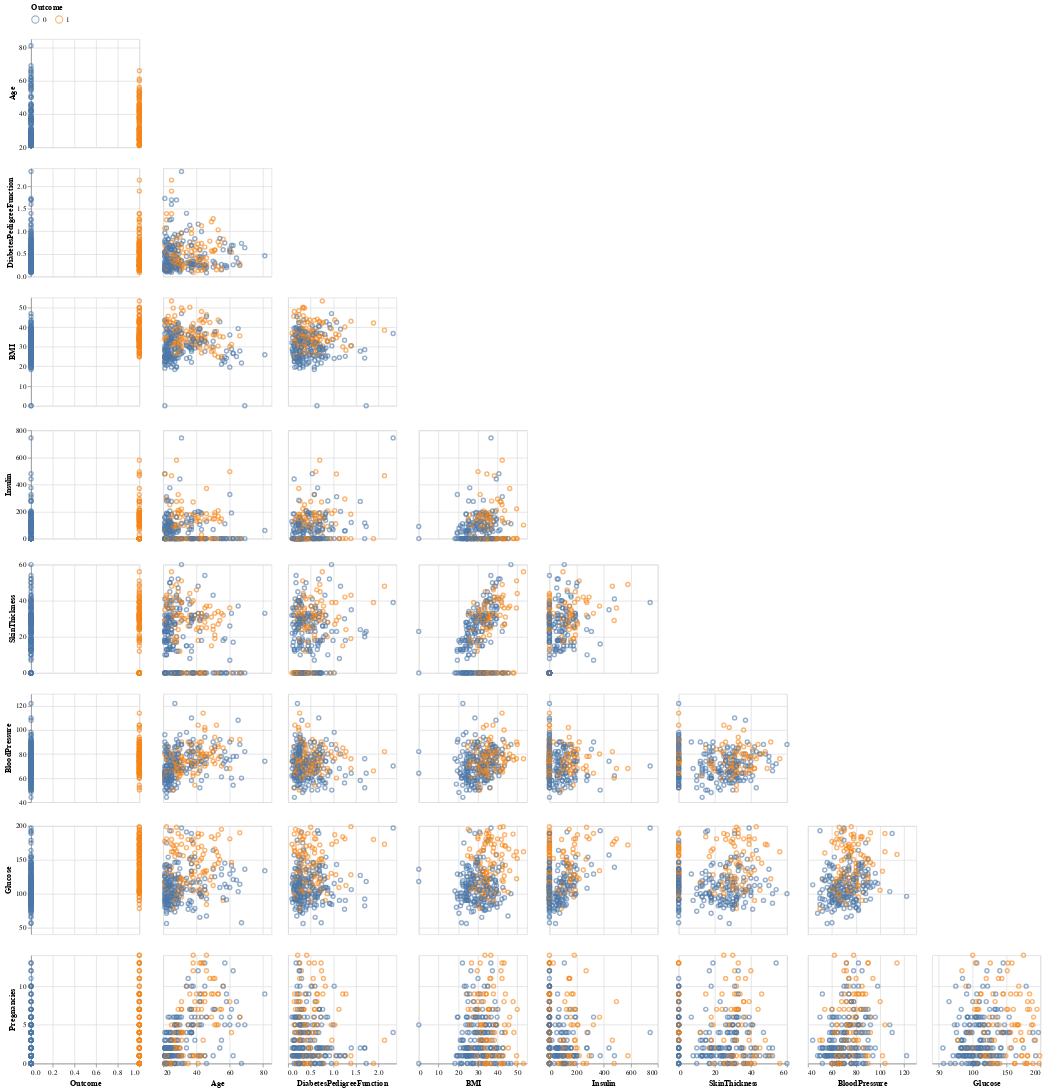

Notebook code for this chart:
### Markdown cell above
Figure 2 shows the correlation between all of the respective features. The main reasoning to analyze this is to see if there is any multicollinearity between any of the features which cou;d be problamatic when conducting a Logistic Regression. We see that highest level of correlation is between Age and Pregnancies (0.62 via Spearman, and 0.56 by Pearson). Since this is below the threshold of 0.7, we can conclude that all features' coefficients are suitable and will not cause any multicollinearity in our model.

### Code cell
# Visualize relationships
aly.pair(train_df[features].sample(300), color='Outcome:N')

### Figure 1 — Vega-Lite specification as saved in the notebook (floating-point values rounded to 4 significant figures; data arrays with more than 128 entries replaced by an {"elided": "..."} marker saying what was removed)
{"config": {"view": {"continuousWidth": 300, "continuousHeight": 300}}, "vconcat": [{"hconcat": [{"mark": {"type": "point"}, "encoding": {"color": {"condition": {"param": "param_2", "field": "Outcome", "legend": {"orient": "top"}, "type": "nominal"}, "value": "lightgrey"}, "opacity": {"condition": {"param": "param_3", "value": 0.6}, "value": 0.1}, "tooltip": {"field": "", "type": "quantitative"}, "x": {"axis": {"domain": false, "labels": false, "ticks": false, "title": ""}, "bin": false, "field": "Outcome", "scale": {"zero": false}, "type": "quantitative"}, "y": {"bin": false, "field": "Age", "scale": {"zero": false}, "type": "quantitative"}}, "height": 150, "name": "view_1", "width": 150}]}, {"hconcat": [{"mark": {"type": "point"}, "encoding": {"color": {"condition": {"param": "param_2", "field": "Outcome", "legend": {"orient": "top"}, "type": "nominal"}, "value": "lightgrey"}, "opacity": {"condition": {"param": "param_3", "value": 0.6}, "value": 0.1}, "tooltip": {"field": "", "type": "quantitative"}, "x": {"axis": {"domain": false, "labels": false, "ticks": false, "title": ""}, "bin": false, "field": "Outcome", "scale": {"zero": false}, "type": "quantitative"}, "y": {"bin": false, "field": "DiabetesPedigreeFunction", "scale": {"zero": false}, "type": "quantitative"}}, "height": 150, "name": "view_2", "width": 150}, {"mark": {"type": "point"}, "encoding": {"color": {"condition": {"param": "param_2", "field": "Outcome", "legend": {"orient": "top"}, "type": "nominal"}, "value": "lightgrey"}, "opacity": {"condition": {"param": "param_3", "value": 0.6}, "value": 0.1}, "tooltip": {"field": "", "type": "quantitative"}, "x": {"axis": {"domain": false, "labels": false, "ticks": false, "title": ""}, "bin": false, "field": "Age", "scale": {"zero": false}, "type": "quantitative"}, "y": {"axis": {"domain": false, "labels": false, "ticks": false, "title": ""}, "bin": false, "field": "DiabetesPedigreeFunction", "scale": {"zero": false}, "type": "quantitative"}}, "height": 150, "name": "view_3", "width": 150}]}, {"hconcat": [{"mark": {"type": "point"}, "encoding": {"color": {"condition": {"param": "param_2", "field": "Outcome", "legend": {"orient": "top"}, "type": "nominal"}, "value": "lightgrey"}, "opacity": {"condition": {"param": "param_3", "value": 0.6}, "value": 0.1}, "tooltip": {"field": "", "type": "quantitative"}, "x": {"axis": {"domain": false, "labels": false, "ticks": false, "title": ""}, "bin": false, "field": "Outcome", "scale": {"zero": false}, "type": "quantitative"}, "y": {"bin": false, "field": "BMI", "scale": {"zero": false}, "type": "quantitative"}}, "height": 150, "name": "view_4", "width": 150}, {"mark": {"type": "point"}, "encoding": {"color": {"condition": {"param": "param_2", "field": "Outcome", "legend": {"orient": "top"}, "type": "nominal"}, "value": "lightgrey"}, "opacity": {"condition": {"param": "param_3", "value": 0.6}, "value": 0.1}, "tooltip": {"field": "", "type": "quantitative"}, "x": {"axis": {"domain": false, "labels": false, "ticks": false, "title": ""}, "bin": false, "field": "Age", "scale": {"zero": false}, "type": "quantitative"}, "y": {"axis": {"domain": false, "labels": false, "ticks": false, "title": ""}, "bin": false, "field": "BMI", "scale": {"zero": false}, "type": "quantitative"}}, "height": 150, "name": "view_5", "width": 150}, {"mark": {"type": "point"}, "encoding": {"color": {"condition": {"param": "param_2", "field": "Outcome", "legend": {"orient": "top"}, "type": "nominal"}, "value": "lightgrey"}, "opacity": {"condition": {"param": "param_3", "value": 0.6}, "value": 0.1}, "tooltip": {"field": "", "type": "quantitative"}, "x": {"axis": {"domain": false, "labels": false, "ticks": false, "title": ""}, "bin": false, "field": "DiabetesPedigreeFunction", "scale": {"zero": false}, "type": "quantitative"}, "y": {"axis": {"domain": false, "labels": false, "ticks": false, "title": ""}, "bin": false, "field": "BMI", "scale": {"zero": false}, "type": "quantitative"}}, "height": 150, "name": "view_6", "width": 150}]}, {"hconcat": [{"mark": {"type": "point"}, "encoding": {"color": {"condition": {"param": "param_2", "field": "Outcome", "legend": {"orient": "top"}, "type": "nominal"}, "value": "lightgrey"}, "opacity": {"condition": {"param": "param_3", "value": 0.6}, "value": 0.1}, "tooltip": {"field": "", "type": "quantitative"}, "x": {"axis": {"domain": false, "labels": false, "ticks": false, "title": ""}, "bin": false, "field": "Outcome", "scale": {"zero": false}, "type": "quantitative"}, "y": {"bin": false, "field": "Insulin", "scale": {"zero": false}, "type": "quantitative"}}, "height": 150, "name": "view_7", "width": 150}, {"mark": {"type": "point"}, "encoding": {"color": {"condition": {"param": "param_2", "field": "Outcome", "legend": {"orient": "top"}, "type": "nominal"}, "value": "lightgrey"}, "opacity": {"condition": {"param": "param_3", "value": 0.6}, "value": 0.1}, "tooltip": {"field": "", "type": "quantitative"}, "x": {"axis": {"domain": false, "labels": false, "ticks": false, "title": ""}, "bin": false, "field": "Age", "scale": {"zero": false}, "type": "quantitative"}, "y": {"axis": {"domain": false, "labels": false, "ticks": false, "title": ""}, "bin": false, "field": "Insulin", "scale": {"zero": false}, "type": "quantitative"}}, "height": 150, "name": "view_8", "width": 150}, {"mark": {"type": "point"}, "encoding": {"color": {"condition": {"param": "param_2", "field": "Outcome", "legend": {"orient": "top"}, "type": "nominal"}, "value": "lightgrey"}, "opacity": {"condition": {"param": "param_3", "value": 0.6}, "value": 0.1}, "tooltip": {"field": "", "type": "quantitative"}, "x": {"axis": {"domain": false, "labels": false, "ticks": false, "title": ""}, "bin": false, "field": "DiabetesPedigreeFunction", "scale": {"zero": false}, "type": "quantitative"}, "y": {"axis": {"domain": false, "labels": false, "ticks": false, "title": ""}, "bin": false, "field": "Insulin", "scale": {"zero": false}, "type": "quantitative"}}, "height": 150, "name": "view_9", "width": 150}, {"mark": {"type": "point"}, "encoding": {"color": {"condition": {"param": "param_2", "field": "Outcome", "legend": {"orient": "top"}, "type": "nominal"}, "value": "lightgrey"}, "opacity": {"condition": {"param": "param_3", "value": 0.6}, "value": 0.1}, "tooltip": {"field": "", "type": "quantitative"}, "x": {"axis": {"domain": false, "labels": false, "ticks": false, "title": ""}, "bin": false, "field": "BMI", "scale": {"zero": false}, "type": "quantitative"}, "y": {"axis": {"domain": false, "labels": false, "ticks": false, "title": ""}, "bin": false, "field": "Insulin", "scale": {"zero": false}, "type": "quantitative"}}, "height": 150, "name": "view_10", "width": 150}]}, {"hconcat": [{"mark": {"type": "point"}, "encoding": {"color": {"condition": {"param": "param_2", "field": "Outcome", "legend": {"orient": "top"}, "type": "nominal"}, "value": "lightgrey"}, "opacity": {"condition": {"param": "param_3", "value": 0.6}, "value": 0.1}, "tooltip": {"field": "", "type": "quantitative"}, "x": {"axis": {"domain": false, "labels": false, "ticks": false, "title": ""}, "bin": false, "field": "Outcome", "scale": {"zero": false}, "type": "quantitative"}, "y": {"bin": false, "field": "SkinThickness", "scale": {"zero": false}, "type": "quantitative"}}, "height": 150, "name": "view_11", "width": 150}, {"mark": {"type": "point"}, "encoding": {"color": {"condition": {"param": "param_2", "field": "Outcome", "legend": {"orient": "top"}, "type": "nominal"}, "value": "lightgrey"}, "opacity": {"condition": {"param": "param_3", "value": 0.6}, "value": 0.1}, "tooltip": {"field": "", "type": "quantitative"}, "x": {"axis": {"domain": false, "labels": false, "ticks": false, "title": ""}, "bin": false, "field": "Age", "scale": {"zero": false}, "type": "quantitative"}, "y": {"axis": {"domain": false, "labels": false, "ticks": false, "title": ""}, "bin": false, "field": "SkinThickness", "scale": {"zero": false}, "type": "quantitative"}}, "height": 150, "name": "view_12", "width": 150}, {"mark": {"type": "point"}, "encoding": {"color": {"condition": {"param": "param_2", "field": "Outcome", "legend": {"orient": "top"}, "type": "nominal"}, "value": "lightgrey"}, "opacity": {"condition": {"param": "param_3", "value": 0.6}, "value": 0.1}, "tooltip": {"field": "", "type": "quantitative"}, "x": {"axis": {"domain": false, "labels": false, "ticks": false, "title": ""}, "bin": false, "field": "DiabetesPedigreeFunction", "scale": {"zero": false}, "type": "quantitative"}, "y": {"axis": {"domain": false, "labels": false, "ticks": false, "title": ""}, "bin": false, "field": "SkinThickness", "scale": {"zero": false}, "type": "quantitative"}}, "height": 150, "name": "view_13", "width": 150}, {"mark": {"type": "point"}, "encoding": {"color": {"condition": {"param": "param_2", "field": "Outcome", "legend": {"orient": "top"}, "type": "nominal"}, "value": "lightgrey"}, "opacity": {"condition": {"param": "param_3", "value": 0.6}, "value": 0.1}, "tooltip": {"field": "", "type": "quantitative"}, "x": {"axis": {"domain": false, "labels": false, "ticks": false, "title": ""}, "bin": false, "field": "BMI", "scale": {"zero": false}, "type": "quantitative"}, "y": {"axis": {"domain": false, "labels": false, "ticks": false, "title": ""}, "bin": false, "field": "SkinThickness", "scale": {"zero": false}, "type": "quantitative"}}, "height": 150, "name": "view_14", "width": 150}, {"mark": {"type": "point"}, "encoding": {"color": {"condition": {"param": "param_2", "field": "Outcome", "legend": {"orient": "top"}, "type": "nominal"}, "value": "lightgrey"}, "opacity": {"condition": {"param": "param_3", "value": 0.6}, "value": 0.1}, "tooltip": {"field": "", "type": "quantitative"}, "x": {"axis": {"domain": false, "labels": false, "ticks": false, "title": ""}, "bin": false, "field": "Insulin", "scale": {"zero": false}, "type": "quantitative"}, "y": {"axis": {"domain": false, "labels": false, "ticks": false, "title": ""}, "bin": false, "field": "SkinThickness", "scale": {"zero": false}, "type": "quantitative"}}, "height": 150, "name": "view_15", "width": 150}]}, {"hconcat": [{"mark": {"type": "point"}, "encoding": {"color": {"condition": {"param": "param_2", "field": "Outcome", "legend": {"orient": "top"}, "type": "nominal"}, "value": "lightgrey"}, "opacity": {"condition": {"param": "param_3", "value": 0.6}, "value": 0.1}, "tooltip": {"field": "", "type": "quantitative"}, "x": {"axis": {"domain": false, "labels": false, "ticks": false, "title": ""}, "bin": false, "field": "Outcome", "scale": {"zero": false}, "type": "quantitative"}, "y": {"bin": false, "field": "BloodPressure", "scale": {"zero": false}, "type": "quantitative"}}, "height": 150, "name": "view_16", "width": 150}, {"mark": {"type": "point"}, "encoding": {"color": {"condition": {"param": "param_2", "field": "Outcome", "legend": {"orient": "top"}, "type": "nominal"}, "value": "lightgrey"}, "opacity": {"condition": {"param": "param_3", "value": 0.6}, "value": 0.1}, "tooltip": {"field": "", "type": "quantitative"}, "x": {"axis": {"domain": false, "labels": false, "ticks": false, "title": ""}, "bin": false, "field": "Age", "scale": {"zero": false}, "type": "quantitative"}, "y": {"axis": {"domain": false, "labels": false, "ticks": false, "title": ""}, "bin": false, "field": "BloodPressure", "scale": {"zero": false}, "type": "quantitative"}}, "height": 150, "name": "view_17", "width": 150}, {"mark": {"type": "point"}, "encoding": {"color": {"condition": {"param": "param_2", "field": "Outcome", "legend": {"orient": "top"}, "type": "nominal"}, "value": "lightgrey"}, "opacity": {"condition": {"param": "param_3", "value": 0.6}, "value": 0.1}, "tooltip": {"field": "", "type": "quantitative"}, "x": {"axis": {"domain": false, "labels": false, "ticks": false, "title": ""}, "bin": false, "field": "DiabetesPedigreeFunction", "scale": {"zero": false}, "type": "quantitative"}, "y": {"axis": {"domain": false, "labels": false, "ticks": false, "title": ""}, "bin": false, "field": "BloodPressure", "scale": {"zero": false}, "type": "quantitative"}}, "height": 150, "name": "view_18", "width": 150}, {"mark": {"type": "point"}, "encoding": {"color": {"condition": {"param": "param_2", "field": "Outcome", "legend": {"orient": "top"}, "type": "nominal"}, "value": "lightgrey"}, "opacity": {"condition": {"param": "param_3", "value": 0.6}, "value": 0.1}, "tooltip": {"field": "", "type": "quantitative"}, "x": {"axis": {"domain": false, "labels": false, "ticks": false, "title": ""}, "bin": false, "field": "BMI", "scale": {"zero": false}, "type": "quantitative"}, "y": {"axis": {"domain": false, "labels": false, "ticks": false, "title": ""}, "bin": false, "field": "BloodPressure", "scale": {"zero": false}, "type": "quantitative"}}, "height": 150, "name": "view_19", "width": 150}, {"mark": {"type": "point"}, "encoding": {"color": {"condition": {"param": "param_2", "field": "Outcome", "legend": {"orient": "top"}, "type": "nominal"}, "value": "lightgrey"}, "opacity": {"condition": {"param": "param_3", "value": 0.6}, "value": 0.1}, "tooltip": {"field": "", "type": "quantitative"}, "x": {"axis": {"domain": false, "labels": false, "ticks": false, "title": ""}, "bin": false, "field": "Insulin", "scale": {"zero": false}, "type": "quantitative"}, "y": {"axis": {"domain": false, "labels": false, "ticks": false, "title": ""}, "bin": false, "field": "BloodPressure", "scale": {"zero": false}, "type": "quantitative"}}, "height": 150, "name": "view_20", "width": 150}, {"mark": {"type": "point"}, "encoding": {"color": {"condition": {"param": "param_2", "field": "Outcome", "legend": {"orient": "top"}, "type": "nominal"}, "value": "lightgrey"}, "opacity": {"condition": {"param": "param_3", "value": 0.6}, "value": 0.1}, "tooltip": {"field": "", "type": "quantitative"}, "x": {"axis": {"domain": false, "labels": false, "ticks": false, "title": ""}, "bin": false, "field": "SkinThickness", "scale": {"zero": false}, "type": "quantitative"}, "y": {"axis": {"domain": false, "labels": false, "ticks": false, "title": ""}, "bin": false, "field": "BloodPressure", "scale": {"zero": false}, "type": "quantitative"}}, "height": 150, "name": "view_21", "width": 150}]}, {"hconcat": [{"mark": {"type": "point"}, "encoding": {"color": {"condition": {"param": "param_2", "field": "Outcome", "legend": {"orient": "top"}, "type": "nominal"}, "value": "lightgrey"}, "opacity": {"condition": {"param": "param_3", "value": 0.6}, "value": 0.1}, "tooltip": {"field": "", "type": "quantitative"}, "x": {"axis": {"domain": false, "labels": false, "ticks": false, "title": ""}, "bin": false, "field": "Outcome", "scale": {"zero": false}, "type": "quantitative"}, "y": {"bin": false, "field": "Glucose", "scale": {"zero": false}, "type": "quantitative"}}, "height": 150, "name": "view_22", "width": 150}, {"mark": {"type": "point"}, "encoding": {"color": {"condition": {"param": "param_2", "field": "Outcome", "legend": {"orient": "top"}, "type": "nominal"}, "value": "lightgrey"}, "opacity": {"condition": {"param": "param_3", "value": 0.6}, "value": 0.1}, "tooltip": {"field": "", "type": "quantitative"}, "x": {"axis": {"domain": false, "labels": false, "ticks": false, "title": ""}, "bin": false, "field": "Age", "scale": {"zero": false}, "type": "quantitative"}, "y": {"axis": {"domain": false, "labels": false, "ticks": false, "title": ""}, "bin": false, "field": "Glucose", "scale": {"zero": false}, "type": "quantitative"}}, "height": 150, "name": "view_23", "width": 150}, {"mark": {"type": "point"}, "encoding": {"color": {"condition": {"param": "param_2", "field": "Outcome", "legend": {"orient": "top"}, "type": "nominal"}, "value": "lightgrey"}, "opacity": {"condition": {"param": "param_3", "value": 0.6}, "value": 0.1}, "tooltip": {"field": "", "type": "quantitative"}, "x": {"axis": {"domain": false, "labels": false, "ticks": false, "title": ""}, "bin": false, "field": "DiabetesPedigreeFunction", "scale": {"zero": false}, "type": "quantitative"}, "y": {"axis": {"domain": false, "labels": false, "ticks": false, "title": ""}, "bin": false, "field": "Glucose", "scale": {"zero": false}, "type": "quantitative"}}, "height": 150, "name": "view_24", "width": 150}, {"mark": {"type": "point"}, "encoding": {"color": {"condition": {"param": "param_2", "field": "Outcome", "legend": {"orient": "top"}, "type": "nominal"}, "value": "lightgrey"}, "opacity": {"condition": {"param": "param_3", "value": 0.6}, "value": 0.1}, "tooltip": {"field": "", "type": "quantitative"}, "x": {"axis": {"domain": false, "labels": false, "ticks": false, "title": ""}, "bin": false, "field": "BMI", "scale": {"zero": false}, "type": "quantitative"}, "y": {"axis": {"domain": false, "labels": false, "ticks": false, "title": ""}, "bin": false, "field": "Glucose", "scale": {"zero": false}, "type": "quantitative"}}, "height": 150, "name": "view_25", "width": 150}, {"mark": {"type": "point"}, "encoding": {"color": {"condition": {"param": "param_2", "field": "Outcome", "legend": {"orient": "top"}, "type": "nominal"}, "value": "lightgrey"}, "opacity": {"condition": {"param": "param_3", "value": 0.6}, "value": 0.1}, "tooltip": {"field": "", "type": "quantitative"}, "x": {"axis": {"domain": false, "labels": false, "ticks": false, "title": ""}, "bin": false, "field": "Insulin", "scale": {"zero": false}, "type": "quantitative"}, "y": {"axis": {"domain": false, "labels": false, "ticks": false, "title": ""}, "bin": false, "field": "Glucose", "scale": {"zero": false}, "type": "quantitative"}}, "height": 150, "name": "view_26", "width": 150}, {"mark": {"type": "point"}, "encoding": {"color": {"condition": {"param": "param_2", "field": "Outcome", "legend": {"orient": "top"}, "type": "nominal"}, "value": "lightgrey"}, "opacity": {"condition": {"param": "param_3", "value": 0.6}, "value": 0.1}, "tooltip": {"field": "", "type": "quantitative"}, "x": {"axis": {"domain": false, "labels": false, "ticks": false, "title": ""}, "bin": false, "field": "SkinThickness", "scale": {"zero": false}, "type": "quantitative"}, "y": {"axis": {"domain": false, "labels": false, "ticks": false, "title": ""}, "bin": false, "field": "Glucose", "scale": {"zero": false}, "type": "quantitative"}}, "height": 150, "name": "view_27", "width": 150}, {"mark": {"type": "point"}, "encoding": {"color": {"condition": {"param": "param_2", "field": "Outcome", "legend": {"orient": "top"}, "type": "nominal"}, "value": "lightgrey"}, "opacity": {"condition": {"param": "param_3", "value": 0.6}, "value": 0.1}, "tooltip": {"field": "", "type": "quantitative"}, "x": {"axis": {"domain": false, "labels": false, "ticks": false, "title": ""}, "bin": false, "field": "BloodPressure", "scale": {"zero": false}, "type": "quantitative"}, "y": {"axis": {"domain": false, "labels": false, "ticks": false, "title": ""}, "bin": false, "field": "Glucose", "scale": {"zero": false}, "type": "quantitative"}}, "height": 150, "name": "view_28", "width": 150}]}, {"hconcat": [{"mark": {"type": "point"}, "encoding": {"color": {"condition": {"param": "param_2", "field": "Outcome", "legend": {"orient": "top"}, "type": "nominal"}, "value": "lightgrey"}, "opacity": {"condition": {"param": "param_3", "value": 0.6}, "value": 0.1}, "tooltip": {"field": "", "type": "quantitative"}, "x": {"bin": false, "field": "Outcome", "scale": {"zero": false}, "type": "quantitative"}, "y": {"bin": false, "field": "Pregnancies", "scale": {"zero": false}, "type": "quantitative"}}, "height": 150, "name": "view_29", "width": 150}, {"mark": {"type": "point"}, "encoding": {"color": {"condition": {"param": "param_2", "field": "Outcome", "legend": {"orient": "top"}, "type": "nominal"}, "value": "lightgrey"}, "opacity": {"condition": {"param": "param_3", "value": 0.6}, "value": 0.1}, "tooltip": {"field": "", "type": "quantitative"}, "x": {"bin": false, "field": "Age", "scale": {"zero": false}, "type": "quantitative"}, "y": {"axis": {"domain": false, "labels": false, "ticks": false, "title": ""}, "bin": false, "field": "Pregnancies", "scale": {"zero": false}, "type": "quantitative"}}, "height": 150, "name": "view_30", "width": 150}, {"mark": {"type": "point"}, "encoding": {"color": {"condition": {"param": "param_2", "field": "Outcome", "legend": {"orient": "top"}, "type": "nominal"}, "value": "lightgrey"}, "opacity": {"condition": {"param": "param_3", "value": 0.6}, "value": 0.1}, "tooltip": {"field": "", "type": "quantitative"}, "x": {"bin": false, "field": "DiabetesPedigreeFunction", "scale": {"zero": false}, "type": "quantitative"}, "y": {"axis": {"domain": false, "labels": false, "ticks": false, "title": ""}, "bin": false, "field": "Pregnancies", "scale": {"zero": false}, "type": "quantitative"}}, "height": 150, "name": "view_31", "width": 150}, {"mark": {"type": "point"}, "encoding": {"color": {"condition": {"param": "param_2", "field": "Outcome", "legend": {"orient": "top"}, "type": "nominal"}, "value": "lightgrey"}, "opacity": {"condition": {"param": "param_3", "value": 0.6}, "value": 0.1}, "tooltip": {"field": "", "type": "quantitative"}, "x": {"bin": false, "field": "BMI", "scale": {"zero": false}, "type": "quantitative"}, "y": {"axis": {"domain": false, "labels": false, "ticks": false, "title": ""}, "bin": false, "field": "Pregnancies", "scale": {"zero": false}, "type": "quantitative"}}, "height": 150, "name": "view_32", "width": 150}, {"mark": {"type": "point"}, "encoding": {"color": {"condition": {"param": "param_2", "field": "Outcome", "legend": {"orient": "top"}, "type": "nominal"}, "value": "lightgrey"}, "opacity": {"condition": {"param": "param_3", "value": 0.6}, "value": 0.1}, "tooltip": {"field": "", "type": "quantitative"}, "x": {"bin": false, "field": "Insulin", "scale": {"zero": false}, "type": "quantitative"}, "y": {"axis": {"domain": false, "labels": false, "ticks": false, "title": ""}, "bin": false, "field": "Pregnancies", "scale": {"zero": false}, "type": "quantitative"}}, "height": 150, "name": "view_33", "width": 150}, {"mark": {"type": "point"}, "encoding": {"color": {"condition": {"param": "param_2", "field": "Outcome", "legend": {"orient": "top"}, "type": "nominal"}, "value": "lightgrey"}, "opacity": {"condition": {"param": "param_3", "value": 0.6}, "value": 0.1}, "tooltip": {"field": "", "type": "quantitative"}, "x": {"bin": false, "field": "SkinThickness", "scale": {"zero": false}, "type": "quantitative"}, "y": {"axis": {"domain": false, "labels": false, "ticks": false, "title": ""}, "bin": false, "field": "Pregnancies", "scale": {"zero": false}, "type": "quantitative"}}, "height": 150, "name": "view_34", "width": 150}, {"mark": {"type": "point"}, "encoding": {"color": {"condition": {"param": "param_2", "field": "Outcome", "legend": {"orient": "top"}, "type": "nominal"}, "value": "lightgrey"}, "opacity": {"condition": {"param": "param_3", "value": 0.6}, "value": 0.1}, "tooltip": {"field": "", "type": "quantitative"}, "x": {"bin": false, "field": "BloodPressure", "scale": {"zero": false}, "type": "quantitative"}, "y": {"axis": {"domain": false, "labels": false, "ticks": false, "title": ""}, "bin": false, "field": "Pregnancies", "scale": {"zero": false}, "type": "quantitative"}}, "height": 150, "name": "view_35", "width": 150}, {"mark": {"type": "point"}, "encoding": {"color": {"condition": {"param": "param_2", "field": "Outcome", "legend": {"orient": "top"}, "type": "nominal"}, "value": "lightgrey"}, "opacity": {"condition": {"param": "param_3", "value": 0.6}, "value": 0.1}, "tooltip": {"field": "", "type": "quantitative"}, "x": {"bin": false, "field": "Glucose", "scale": {"zero": false}, "type": "quantitative"}, "y": {"axis": {"domain": false, "labels": false, "ticks": false, "title": ""}, "bin": false, "field": "Pregnancies", "scale": {"zero": false}, "type": "quantitative"}}, "height": 150, "name": "view_36", "width": 150}]}], "data": {"name": "data-cd1664943d6c894dc5b171553592a382"}, "params": [{"name": "param_2", "select": {"type": "interval"}, "views": ["view_1", "view_2", "view_3", "view_4", "view_5", "view_6", "view_7", "view_8", "view_9", "view_10", "view_11", "view_12", "view_13", "view_14", "view_15", "view_16", "view_17", "view_18", "view_19", "view_20", "view_21", "view_22", "view_23", "view_24", "view_25", "view_26", "view_27", "view_28", "view_29", "view_30", "view_31", "view_32", "view_33", "view_34", "view_35", "view_36"]}, {"name": "param_3", "select": {"type": "point", "fields": ["Outcome"]}, "bind": "legend", "views": ["view_1", "view_2", "view_3", "view_4", "view_5", "view_6", "view_7", "view_8", "view_9", "view_10", "view_11", "view_12", "view_13", "view_14", "view_15", "view_16", "view_17", "view_18", "view_19", "view_20", "view_21", "view_22", "view_23", "view_24", "view_25", "view_26", "view_27", "view_28", "view_29", "view_30", "view_31", "view_32", "view_33", "view_34", "view_35", "view_36"]}], "$schema": "https://vega.github.io/schema/vega-lite/v5.20.1.json", "datasets": {"data-cd1664943d6c894dc5b171553592a382": {"elided": "300 records"}}}
